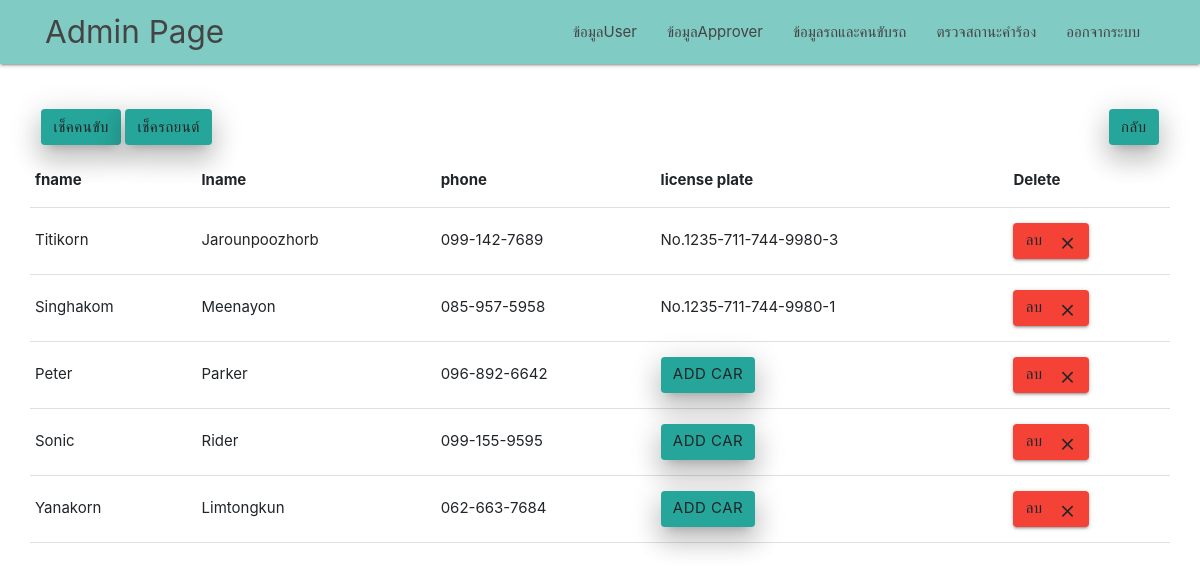
/admin/show_driver_car.php (signed in), run on the app's committed database.
### tables this page shows
CREATE TABLE `user` (
  `id` varchar(255) NOT NULL,
  `password` text NOT NULL,
  `fname` text NOT NULL,
  `lname` text NOT NULL,
  `role` text NOT NULL,
  `email` text NOT NULL,
  `phone` text NOT NULL,
  `rank` text NOT NULL,
  `department` text NOT NULL
);

CREATE TABLE `car` (
  `id` int(11) NOT NULL,
  `driver_id` int(11) DEFAULT NULL,
  `color` text NOT NULL,
  `brand` text NOT NULL,
  `image` text NOT NULL,
  `version` text NOT NULL,
  `license` text NOT NULL
);

### admin/show_driver_car.php (the view, shortened to what this page needs)
<?php
require './../server.php';
$sql = "SELECT license,fname,lname,phone,user.id
FROM user,driver
LEFT JOIN car
ON driver.id = car.driver_id
WHERE user.id=driver.user_id
ORDER BY license DESC,user.fname ASC";
$result = mysqli_query($connect, $sql);
?>
<!DOCTYPE html>
<html lang="en">
<head>
    <link href="../css/materialize.css" type="text/css" rel="stylesheet" media="screen,projection" />
    <link href="../css/style.css" type="text/css" rel="stylesheet" media="screen,projection" />
    <link rel="stylesheet" href="https://stackpath.bootstrapcdn.com/bootstrap/4.3.1/css/bootstrap.min.css">
</head>
<body>
    <nav class="teal lighten-3" role="navigation">
        <div class="nav-wrapper container">
            <a id="logo-container" href="admin_page.php" class="brand-logo">Admin Page</a>
            <ul class="right hide-on-med-and-down">
                <li><a href="show_user.php">ข้อมูลUser</a></li>
                <li><a href="show_approver.php">ข้อมูลApprover</a></li>
                <li><a href="show_driver_car.php">ข้อมูลรถและคนขับรถ</a></li>
                <li><a href="request_form.php">ตรวจสถานะคำร้อง</a></li>
                <li><a href="../login.php">ออกจากระบบ</a></li>
            </ul>
        </div>
    </nav>
    <div class="container">
        <div class="row">
            <div class="col 6">
                <br><br>
                <div style="text-align:left">
                    <a href="show_driver.php" class="btn waves-effect waves-light teal lighten-1 z-depth-4">เช็คคนขับ</a>
                    <a href="show_car.php" class="btn waves-effect waves-light teal lighten-1 z-depth-4">เช็ครถยนต์</a>
                </div>
            </div>
            <div class="col 6">
                <br><br>
                <div style="text-align:right">
                    <a href="admin_page.php" class="btn waves-effect waves-light teal lighten-1 z-depth-4">กลับ</a>
                </div>
            </div>
            <br><br><br><br>
            <table class="responsive-table">
                <thead>
                    <tr>
                        <th>fname</th>
                        <th>lname</th>
                        <th>phone</th>
                        <th>license plate</th>
                        <th>Delete</th>
                    </tr>
                </thead>
                <tbody>
                    <?php while ($row = mysqli_fetch_array($result)) {  ?>
                        <tr>
                            <td><?php echo $row['fname'] ?></td>
                            <td><?php echo $row['lname'] ?></td>
                            <td><?php echo $row['phone'] ?></td>
                            <td><?php if($row['license']){
                                            echo$row['license'];
                                        }else{
                                            $id = base64_encode($row['id'])?>
                    <a href="form_add_cartodriver.php?driver=<?php echo$id?>&?#$@$=<?php echo base64_encode("asdasfqwgekwqmbwpebmpohmpoermwgqe") ?>" class="btn waves-effect waves-light teal lighten-1 z-depth-4">Add car</a>
                                       <?php } ?></td>
                            <td>
                                <a>
                                    <button id="lob" type="submit" form="ee" class="btn red accent-4-effect red accent-4-light">ลบ
                                        <i class="material-icons right">close</i>
                                    </button>
                                </a>
                            </td>
                        </tr>
                    <?php } ?>
                </tbody>
            </table>
        </div>
    </div>
</body>
</html>

### css/style.css (style rules this page uses)
nav ul a, nav .brand-logo { color: #444; }

### data on the page
user: fname "Titikorn", lname "Jarounpoozhorb", phone "099-142-7689", car.license "No.1235-711-744-9980-3"
user: fname "Singhakom", lname "Meenayon", phone "085-957-5958", car.license "No.1235-711-744-9980-1"
user: fname "Peter", lname "Parker", phone "096-892-6642"
user: fname "Sonic", lname "Rider", phone "099-155-9595"
user: fname "Yanakorn", lname "Limtongkun", phone "062-663-7684"
